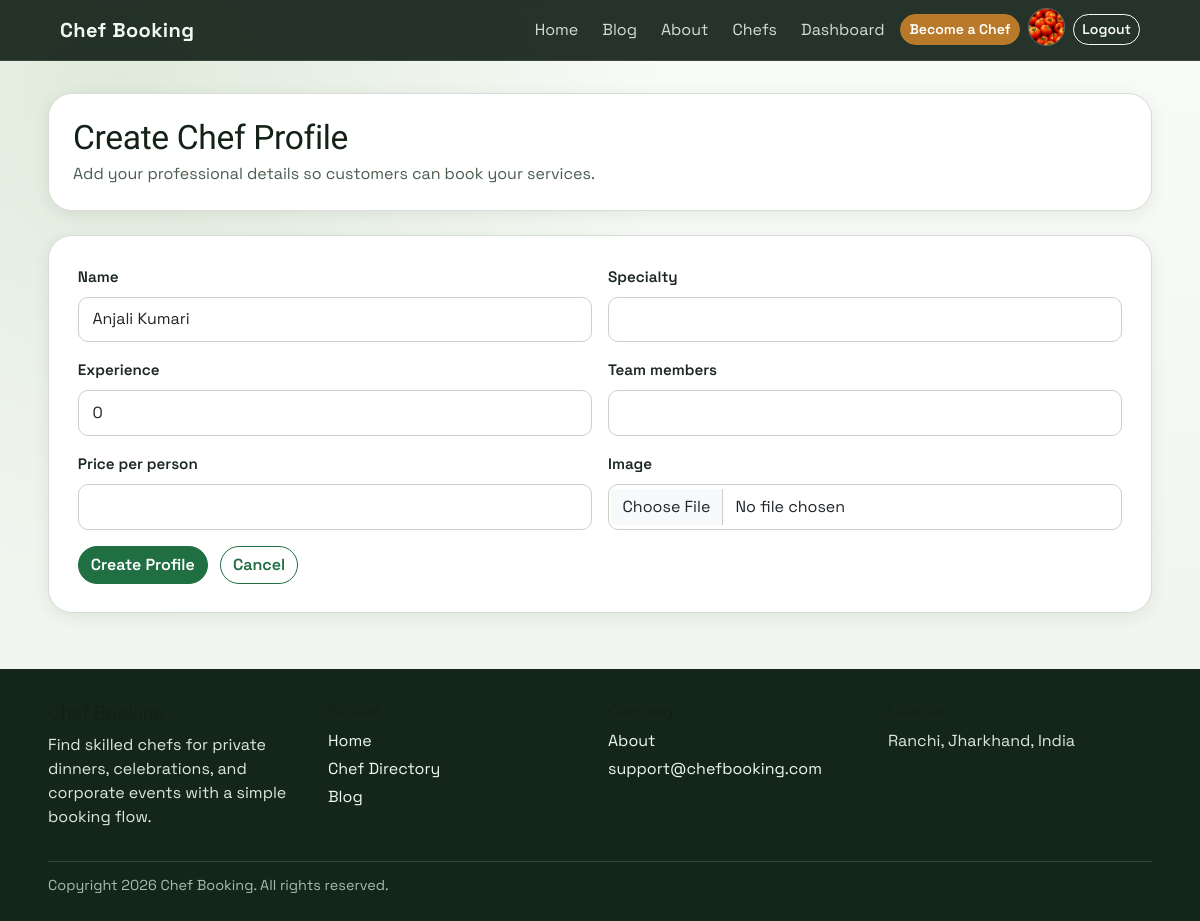
/become-chef/ (signed in), run on the app's committed database.
### accounts/models.py (models this page shows, shortened)
class Profile(models.Model):
    user = models.OneToOneField(settings.AUTH_USER_MODEL, on_delete=models.CASCADE)
    name = models.CharField(max_length=100)
    email = models.EmailField()
    mobile_number = models.CharField(max_length=15, blank=True, null=True)
    location = models.CharField(max_length=255, blank=True)
    education = models.CharField(max_length=255, blank=True)
    experience = models.IntegerField(default=0)
    speciality = models.TextField(blank=True)
    bio = models.TextField(blank=True)
    dishes = models.CharField(max_length=255, default="Not specified")
    profile_image = models.ImageField(upload_to=user_directory_path, blank=True, null=True)

### booking/views.py (the view)
# urls.py: path('become-chef/', booking_views.become_chef, name='become_chef'),
@login_required
def become_chef(request):
    if Chef.objects.filter(user=request.user).exists():
        messages.info(request, "You already have a chef profile.")
        return redirect("chef_list")
    if request.method == "POST":
        form = ChefForm(request.POST, request.FILES)
        if form.is_valid():
            chef = form.save(commit=False)
            chef.user = request.user
            chef.save()
            messages.success(request, "Chef profile created successfully.")
            return redirect("chef_list")
    else:
        profile = Profile.objects.filter(user=request.user).first()
        form = ChefForm(
            initial={
                "name": (profile.name if profile and profile.name else request.user.username),
                "experience": profile.experience if profile else 0,
            }
        )
    return render(request, "booking/become_chef.html", {"form": form})

### booking/forms.py
class ChefForm(forms.ModelForm):
    class Meta:
        model = Chef
        fields = ["name", "specialty", "experience", "team_members", "price_per_person", "image"]
    def __init__(self, *args, **kwargs):
        super().__init__(*args, **kwargs)
        for name, field in self.fields.items():
            css_class = "form-control"
            if isinstance(field.widget, forms.FileInput):
                css_class = "form-control"
            field.widget.attrs.update({"class": css_class})
        self.fields["experience"].widget.attrs.update({"min": 0})
        self.fields["team_members"].widget.attrs.update({"min": 2})
        self.fields["price_per_person"].widget.attrs.update({"min": 0, "step": "0.01"})

### booking/context_processors.py (called while the page is built)
def chef_context(request):
    chef = None
    profile = None
    is_admin_user = False
    if request.user.is_authenticated:
        chef = Chef.objects.filter(user=request.user).first()
        profile = getattr(request.user, "profile", None)
        is_admin_user = request.user.is_superuser
    return {"chef": chef, "user_profile": profile, "is_admin_user": is_admin_user}

### booking/templates/booking/become_chef.html (shortened to what this page needs)
{% extends "base.html" %}
{% block content %}
<section class="page-card p-4 mb-4">
  <h1 class="section-title mb-1">Create Chef Profile</h1>
  <p class="section-subtitle mb-0">Add your professional details so customers can book your services.</p>
</section>
<section class="form-panel">
  <form method="post" enctype="multipart/form-data" class="row g-3">
    {% for field in form %}
    <div class="col-md-6">
      <label for="{{ field.id_for_label }}" class="form-label">{{ field.label }}</label>
      {{ field }}
    </div>
    {% endfor %}
    <div class="col-12">
      <button type="submit" class="btn btn-primary">Create Profile</button>
      <a href="{% url 'chef_list' %}" class="btn btn-outline-primary ms-2">Cancel</a>
    </div>
  </form>
</section>
{% endblock %}

### templates/base.html (shortened to what this page needs)
{% load static %}
<!DOCTYPE html>
<html lang="en">
  <head>
    <link href="https://cdn.jsdelivr.net/npm/bootstrap@5.3.3/dist/css/bootstrap.min.css" rel="stylesheet" />
    <link href="{% static 'css/site.css' %}" rel="stylesheet" />
  </head>
  <body>
    <div class="site-shell">
      <nav class="navbar navbar-expand-lg navbar-dark top-nav">
        <div class="container-fluid" style="width:min(1120px, 92vw);">
          <a class="navbar-brand" href="{% url 'home' %}">Chef Booking</a>
          <div class="d-none d-lg-flex ms-auto">
            <ul class="navbar-nav ms-auto align-items-center gap-2">
              <li class="nav-item">
                <a class="nav-link {% if request.resolver_match.url_name == 'home' %}active{% endif %}" href="{% url 'home' %}">Home</a>
              </li>
              <li class="nav-item">
                <a class="nav-link {% if request.resolver_match.url_name == 'blog_list' %}active{% endif %}" href="{% url 'blog_list' %}">Blog</a>
              </li>
              <li class="nav-item">
                <a class="nav-link {% if request.resolver_match.url_name == 'about' %}active{% endif %}" href="{% url 'about' %}">About</a>
              </li>
              {% if user.is_authenticated %}
              <li class="nav-item">
                <a class="nav-link {% if request.resolver_match.url_name == 'chef_list' %}active{% endif %}" href="{% url 'chef_list' %}">Chefs</a>
              </li>
              <li class="nav-item">
                <a class="nav-link {% if request.resolver_match.url_name == 'dashboard' %}active{% endif %}" href="{% url 'dashboard' %}">Dashboard</a>
              </li>
              {% if not chef %}
              <li class="nav-item">
                <a class="btn btn-sm btn-accent" href="{% url 'become_chef' %}">Become a Chef</a>
              </li>
              {% endif %}
              <li class="nav-item">
                <a class="avatar-btn" href="{% url 'profile_detail' request.user.username %}" aria-label="Profile">
                  {% if user_profile and user_profile.profile_image %}
                  <img src="{{ user_profile.profile_image.url }}" alt="{{ user.username }} profile" loading="lazy" />
                  {% else %}
                  <img src="{% static 'images/default-chef.jpg' %}" alt="Default profile" loading="lazy" />
                  {% endif %}
                </a>
              </li>
              <li class="nav-item">
                <form method="post" action="{% url 'logout' %}" class="d-inline">
                  <button type="submit" class="btn btn-sm btn-outline-light">Logout</button>
                </form>
              </li>
              {% endif %}
            </ul>
          </div>
        </div>
      </nav>
      <main class="site-main">
        {% block content %}{% endblock %}
      </main>
      <footer class="site-footer">
        <div class="footer-grid">
          <div>
            <h5>Chef Booking</h5>
            <p class="mb-0">Find skilled chefs for private dinners, celebrations, and corporate events with a simple booking flow.</p>
          </div>
          <div>
            <h6>Explore</h6>
            <p class="mb-1"><a href="{% url 'home' %}">Home</a></p>
            <p class="mb-1"><a href="{% url 'chef_list' %}">Chef Directory</a></p>
            <p class="mb-0"><a href="{% url 'blog_list' %}">Blog</a></p>
          </div>
          <div>
            <h6>Company</h6>
            <p class="mb-1"><a href="{% url 'about' %}">About</a></p>
            <p class="mb-0"><a href="mailto:support@chefbooking.com">support@chefbooking.com</a></p>
          </div>
          <div>
            <h6>Location</h6>
            <p class="mb-0">Ranchi, Jharkhand, India</p>
          </div>
        </div>
        <div class="footer-meta">Copyright <span id="currentYear"></span> Chef Booking. All rights reserved.</div>
      </footer>
    </div>
  </body>
</html>

### static/css/site.css (style rules this page uses)
:root { --bg: #f5f7f3; --surface: #ffffff; --surface-muted: #eef2ea; --text: #1b2720; --text-muted: #4b5d50; --primary: #1f6f43; --primary-strong: #165233; --accent: #b87a2a; --border: #d7ded5; --danger: #a53838; --radius-sm: 10px; --radius-md: 16px; --radius-lg: 24px; --shadow-sm: 0 4px 16px rgba(22, 38, 28, 0.08); --shadow-md: 0 12px 36px rgba(22, 38, 28, 0.13); }
* { box-sizing: border-box; }
html, body { margin: 0; padding: 0; }
body { font-family: "Space Grotesk", "Segoe UI", sans-serif; color: var(--text); background: radial-gradient(circle at 10% 10%, #dfeadb 0%, rgba(223, 234, 219, 0) 40%), linear-gradient(180deg, #f9fbf8 0%, #eef3ec 100%); min-height: 100vh; }
h1, h2, h3, h4, h5, h6 { font-family: "Sora", "Segoe UI", sans-serif; letter-spacing: -0.01em; margin-top: 0; color: #132117; }
a { color: var(--primary); }
.site-shell { min-height: 100vh; display: flex; flex-direction: column; }
.site-main { flex: 1; width: min(1120px, 92vw); margin: 2rem auto 3.5rem; }
.top-nav { position: sticky; top: 0; z-index: 1030; background: rgba(15, 29, 20, 0.9); backdrop-filter: blur(10px); border-bottom: 1px solid rgba(255, 255, 255, 0.1); }
.top-nav .navbar-brand { font-weight: 700; letter-spacing: 0.02em; color: #f1f8f2; }
.top-nav .nav-link { color: rgba(243, 250, 244, 0.85); border-radius: var(--radius-sm); padding: 0.45rem 0.75rem; transition: background-color 160ms ease, color 160ms ease; }
.top-nav .btn { border-radius: 999px; }
.avatar-btn { display: inline-flex; align-items: center; justify-content: center; width: 2.35rem; height: 2.35rem; border-radius: 999px; overflow: hidden; border: 1px solid rgba(255, 255, 255, 0.25); }
.avatar-btn img { width: 100%; height: 100%; object-fit: cover; }
.page-card { background: var(--surface); border: 1px solid var(--border); border-radius: var(--radius-lg); box-shadow: var(--shadow-sm); }
.section-title { font-size: clamp(1.45rem, 3vw, 2.1rem); margin-bottom: 0.5rem; }
.section-subtitle { color: var(--text-muted); margin-bottom: 1.5rem; }
.form-panel { background: var(--surface); border: 1px solid var(--border); border-radius: var(--radius-lg); box-shadow: var(--shadow-sm); padding: clamp(1.1rem, 3vw, 1.8rem); }
.form-label { font-weight: 600; font-size: 0.95rem; }
.form-control, .form-select { border-radius: var(--radius-sm); border-color: #c8d3c7; padding: 0.62rem 0.85rem; }
.btn { border-radius: 999px; font-weight: 600; }
.btn-primary { border-color: var(--primary); background: var(--primary); }
.btn-outline-primary { color: var(--primary); border-color: var(--primary); }
.btn-accent { color: #fff; background: var(--accent); border: 1px solid var(--accent); }
.site-footer { background: #14261a; color: #dce7df; margin-top: auto; }
.site-footer a { color: #eef7f1; text-decoration: none; }
.footer-grid { width: min(1120px, 92vw); margin: 0 auto; padding: 2rem 0; display: grid; gap: 1rem; grid-template-columns: repeat(auto-fit, minmax(200px, 1fr)); }
.footer-meta { width: min(1120px, 92vw); margin: 0 auto; padding: 0.8rem 0 1.5rem; border-top: 1px solid rgba(255, 255, 255, 0.14); color: #a8bbb0; font-size: 0.9rem; }

### data on the page
Profile: profile_image (picture), form "Anjali Kumari" "0"

### other printed values
{{ field.label }} "Name" "Specialty" "Experience" "Team members" "Price per person" "Image"
